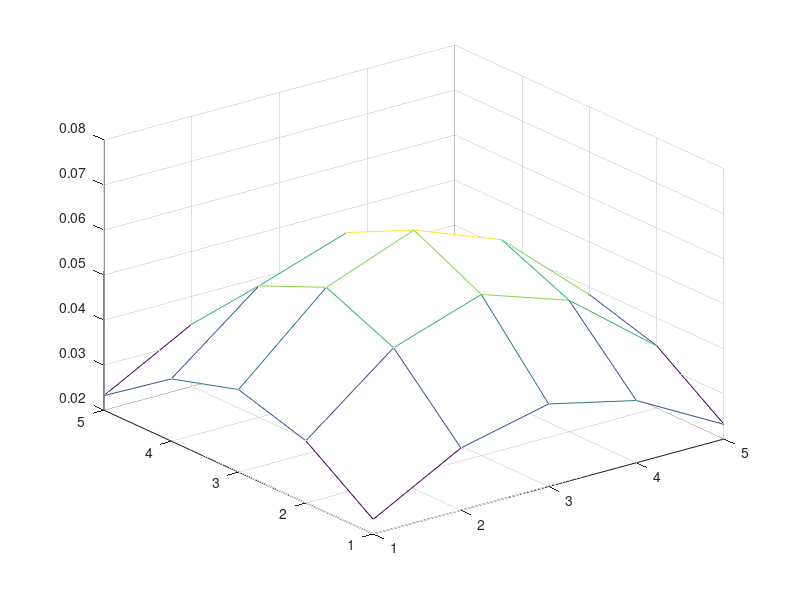

This chart was generated by the following MATLAB code: (Note: this script raises an error after producing the figure.)
sigma = 1.0;
sigma = 2.0;
hsize = 5;
filter = fspecial('gaussian', hsize, sigma);
mesh(filter);
Pc = imread('../images/ntu-gn.jpg');
imshow(Pc);
P4 = uint8(conv2(Pc, filter));
imshow(P4);
Pc = imread('../images/ntu-sp.jpg');
imshow(Pc);
P4 = uint8(conv2(Pc, filter));
imshow(P4);